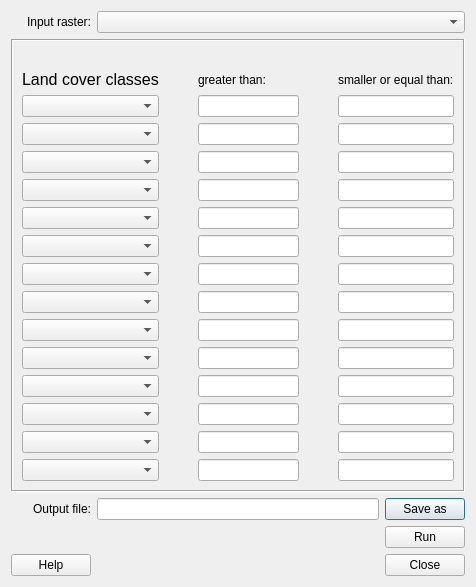
<?xml version="1.0" encoding="UTF-8"?>
<ui version="4.0">
 <class>LandCoverReclassifierDialogBase</class>
 <widget class="QDialog" name="LandCoverReclassifierDialogBase">
  <property name="geometry">
   <rect>
    <x>0</x>
    <y>0</y>
    <width>476</width>
    <height>585</height>
   </rect>
  </property>
  <property name="windowTitle">
   <string>Land Cover Reclassifier</string>
  </property>
  <layout class="QGridLayout" name="gridLayout">
   <item row="0" column="0">
    <widget class="QLabel" name="label_2">
     <property name="text">
      <string>Input raster:</string>
     </property>
     <property name="alignment">
      <set>Qt::AlignRight|Qt::AlignTrailing|Qt::AlignVCenter</set>
     </property>
     <property name="buddy">
      <cstring>comboBox_lcgrid</cstring>
     </property>
    </widget>
   </item>
   <item row="0" column="1" colspan="2">
    <widget class="QComboBox" name="comboBox_lcgrid"/>
   </item>
   <item row="1" column="0" colspan="3">
    <widget class="QFrame" name="frame_2">
     <property name="frameShape">
      <enum>QFrame::Box</enum>
     </property>
     <property name="frameShadow">
      <enum>QFrame::Sunken</enum>
     </property>
     <layout class="QGridLayout" name="gridLayout_2">
      <item row="3" column="0">
       <layout class="QVBoxLayout" name="verticalLayout_6">
        <item>
         <widget class="QComboBox" name="Box_8">
          <item>
           <property name="text">
            <string/>
           </property>
          </item>
          <item>
           <property name="text">
            <string>Paved</string>
           </property>
          </item>
          <item>
           <property name="text">
            <string>Buildings</string>
           </property>
          </item>
          <item>
           <property name="text">
            <string>Evergreen trees</string>
           </property>
          </item>
          <item>
           <property name="text">
            <string>Decidious trees</string>
           </property>
          </item>
          <item>
           <property name="text">
            <string>Grass</string>
           </property>
          </item>
          <item>
           <property name="text">
            <string>Bare soil</string>
           </property>
          </item>
          <item>
           <property name="text">
            <string>Water</string>
           </property>
          </item>
         </widget>
        </item>
        <item>
         <widget class="QComboBox" name="Box_9">
          <item>
           <property name="text">
            <string/>
           </property>
          </item>
          <item>
           <property name="text">
            <string>Paved</string>
           </property>
          </item>
          <item>
           <property name="text">
            <string>Buildings</string>
           </property>
          </item>
          <item>
           <property name="text">
            <string>Evergreen trees</string>
           </property>
          </item>
          <item>
           <property name="text">
            <string>Decidious trees</string>
           </property>
          </item>
          <item>
           <property name="text">
            <string>Grass</string>
           </property>
          </item>
          <item>
           <property name="text">
            <string>Bare soil</string>
           </property>
          </item>
          <item>
           <property name="text">
            <string>Water</string>
           </property>
          </item>
         </widget>
        </item>
        <item>
         <widget class="QComboBox" name="Box_10">
          <item>
           <property name="text">
            <string/>
           </property>
          </item>
          <item>
           <property name="text">
            <string>Paved</string>
           </property>
          </item>
          <item>
           <property name="text">
            <string>Buildings</string>
           </property>
          </item>
          <item>
           <property name="text">
            <string>Evergreen trees</string>
           </property>
          </item>
          <item>
           <property name="text">
            <string>Decidious trees</string>
           </property>
          </item>
          <item>
           <property name="text">
            <string>Grass</string>
           </property>
          </item>
          <item>
           <property name="text">
            <string>Bare soil</string>
           </property>
          </item>
          <item>
           <property name="text">
            <string>Water</string>
           </property>
          </item>
         </widget>
        </item>
        <item>
         <widget class="QComboBox" name="Box_11">
          <item>
           <property name="text">
            <string/>
           </property>
          </item>
          <item>
           <property name="text">
            <string>Paved</string>
           </property>
          </item>
          <item>
           <property name="text">
            <string>Buildings</string>
           </property>
          </item>
          <item>
           <property name="text">
            <string>Evergreen trees</string>
           </property>
          </item>
          <item>
           <property name="text">
            <string>Decidious trees</string>
           </property>
          </item>
          <item>
           <property name="text">
            <string>Grass</string>
           </property>
          </item>
          <item>
           <property name="text">
            <string>Bare soil</string>
           </property>
          </item>
          <item>
           <property name="text">
            <string>Water</string>
           </property>
          </item>
         </widget>
        </item>
        <item>
         <widget class="QComboBox" name="Box_12">
          <item>
           <property name="text">
            <string/>
           </property>
          </item>
          <item>
           <property name="text">
            <string>Paved</string>
           </property>
          </item>
          <item>
           <property name="text">
            <string>Buildings</string>
           </property>
          </item>
          <item>
           <property name="text">
            <string>Evergreen trees</string>
           </property>
          </item>
          <item>
           <property name="text">
            <string>Decidious trees</string>
           </property>
          </item>
          <item>
           <property name="text">
            <string>Grass</string>
           </property>
          </item>
          <item>
           <property name="text">
            <string>Bare soil</string>
           </property>
          </item>
          <item>
           <property name="text">
            <string>Water</string>
           </property>
          </item>
         </widget>
        </item>
        <item>
         <widget class="QComboBox" name="Box_13">
          <item>
           <property name="text">
            <string/>
           </property>
          </item>
          <item>
           <property name="text">
            <string>Paved</string>
           </property>
          </item>
          <item>
           <property name="text">
            <string>Buildings</string>
           </property>
          </item>
          <item>
           <property name="text">
            <string>Evergreen trees</string>
           </property>
          </item>
          <item>
           <property name="text">
            <string>Decidious trees</string>
           </property>
          </item>
          <item>
           <property name="text">
            <string>Grass</string>
           </property>
          </item>
          <item>
           <property name="text">
            <string>Bare soil</string>
           </property>
          </item>
          <item>
           <property name="text">
            <string>Water</string>
           </property>
          </item>
         </widget>
        </item>
        <item>
         <widget class="QComboBox" name="Box_14">
          <item>
           <property name="text">
            <string/>
           </property>
          </item>
          <item>
           <property name="text">
            <string>Paved</string>
           </property>
          </item>
          <item>
           <property name="text">
            <string>Buildings</string>
           </property>
          </item>
          <item>
           <property name="text">
            <string>Evergreen trees</string>
           </property>
          </item>
          <item>
           <property name="text">
            <string>Decidious trees</string>
           </property>
          </item>
          <item>
           <property name="text">
            <string>Grass</string>
           </property>
          </item>
          <item>
           <property name="text">
            <string>Bare soil</string>
           </property>
          </item>
          <item>
           <property name="text">
            <string>Water</string>
           </property>
          </item>
         </widget>
        </item>
       </layout>
      </item>
      <item row="2" column="5">
       <layout class="QVBoxLayout" name="verticalLayout_3">
        <item>
         <widget class="QLineEdit" name="pai_1_s">
          <property name="text">
           <string/>
          </property>
          <property name="alignment">
           <set>Qt::AlignCenter</set>
          </property>
         </widget>
        </item>
        <item>
         <widget class="QLineEdit" name="pai_2_s">
          <property name="text">
           <string/>
          </property>
          <property name="alignment">
           <set>Qt::AlignCenter</set>
          </property>
         </widget>
        </item>
        <item>
         <widget class="QLineEdit" name="pai_3_s">
          <property name="text">
           <string/>
          </property>
          <property name="alignment">
           <set>Qt::AlignCenter</set>
          </property>
         </widget>
        </item>
        <item>
         <widget class="QLineEdit" name="pai_4_s">
          <property name="text">
           <string/>
          </property>
          <property name="alignment">
           <set>Qt::AlignCenter</set>
          </property>
         </widget>
        </item>
        <item>
         <widget class="QLineEdit" name="pai_5_s">
          <property name="text">
           <string/>
          </property>
          <property name="alignment">
           <set>Qt::AlignCenter</set>
          </property>
         </widget>
        </item>
        <item>
         <widget class="QLineEdit" name="pai_6_s">
          <property name="text">
           <string/>
          </property>
          <property name="alignment">
           <set>Qt::AlignCenter</set>
          </property>
         </widget>
        </item>
        <item>
         <widget class="QLineEdit" name="pai_7_s">
          <property name="text">
           <string/>
          </property>
          <property name="alignment">
           <set>Qt::AlignCenter</set>
          </property>
         </widget>
        </item>
       </layout>
      </item>
      <item row="3" column="3">
       <layout class="QVBoxLayout" name="verticalLayout_5">
        <item>
         <widget class="QLineEdit" name="pai_8_g">
          <property name="enabled">
           <bool>true</bool>
          </property>
          <property name="inputMethodHints">
           <set>Qt::ImhNone</set>
          </property>
          <property name="text">
           <string/>
          </property>
          <property name="alignment">
           <set>Qt::AlignCenter</set>
          </property>
         </widget>
        </item>
        <item>
         <widget class="QLineEdit" name="pai_9_g">
          <property name="text">
           <string/>
          </property>
          <property name="alignment">
           <set>Qt::AlignCenter</set>
          </property>
         </widget>
        </item>
        <item>
         <widget class="QLineEdit" name="pai_10_g">
          <property name="text">
           <string/>
          </property>
          <property name="alignment">
           <set>Qt::AlignCenter</set>
          </property>
         </widget>
        </item>
        <item>
         <widget class="QLineEdit" name="pai_11_g">
          <property name="text">
           <string/>
          </property>
          <property name="alignment">
           <set>Qt::AlignCenter</set>
          </property>
         </widget>
        </item>
        <item>
         <widget class="QLineEdit" name="pai_12_g">
          <property name="text">
           <string/>
          </property>
          <property name="alignment">
           <set>Qt::AlignCenter</set>
          </property>
         </widget>
        </item>
        <item>
         <widget class="QLineEdit" name="pai_13_g">
          <property name="text">
           <string/>
          </property>
          <property name="alignment">
           <set>Qt::AlignCenter</set>
          </property>
         </widget>
        </item>
        <item>
         <widget class="QLineEdit" name="pai_14_g">
          <property name="text">
           <string/>
          </property>
          <property name="alignment">
           <set>Qt::AlignCenter</set>
          </property>
         </widget>
        </item>
       </layout>
      </item>
      <item row="3" column="5">
       <layout class="QVBoxLayout" name="verticalLayout_4">
        <item>
         <widget class="QLineEdit" name="pai_8_s">
          <property name="text">
           <string/>
          </property>
          <property name="alignment">
           <set>Qt::AlignCenter</set>
          </property>
         </widget>
        </item>
        <item>
         <widget class="QLineEdit" name="pai_9_s">
          <property name="text">
           <string/>
          </property>
          <property name="alignment">
           <set>Qt::AlignCenter</set>
          </property>
         </widget>
        </item>
        <item>
         <widget class="QLineEdit" name="pai_10_s">
          <property name="text">
           <string/>
          </property>
          <property name="alignment">
           <set>Qt::AlignCenter</set>
          </property>
         </widget>
        </item>
        <item>
         <widget class="QLineEdit" name="pai_11_s">
          <property name="text">
           <string/>
          </property>
          <property name="alignment">
           <set>Qt::AlignCenter</set>
          </property>
         </widget>
        </item>
        <item>
         <widget class="QLineEdit" name="pai_12_s">
          <property name="text">
           <string/>
          </property>
          <property name="alignment">
           <set>Qt::AlignCenter</set>
          </property>
         </widget>
        </item>
        <item>
         <widget class="QLineEdit" name="pai_13_s">
          <property name="text">
           <string/>
          </property>
          <property name="alignment">
           <set>Qt::AlignCenter</set>
          </property>
         </widget>
        </item>
        <item>
         <widget class="QLineEdit" name="pai_7_s_2">
          <property name="text">
           <string/>
          </property>
          <property name="alignment">
           <set>Qt::AlignCenter</set>
          </property>
         </widget>
        </item>
       </layout>
      </item>
      <item row="2" column="0">
       <layout class="QVBoxLayout" name="verticalLayout">
        <item>
         <widget class="QComboBox" name="Box_1">
          <item>
           <property name="text">
            <string/>
           </property>
          </item>
          <item>
           <property name="text">
            <string>Paved</string>
           </property>
          </item>
          <item>
           <property name="text">
            <string>Buildings</string>
           </property>
          </item>
          <item>
           <property name="text">
            <string>Evergreen trees</string>
           </property>
          </item>
          <item>
           <property name="text">
            <string>Decidious trees</string>
           </property>
          </item>
          <item>
           <property name="text">
            <string>Grass</string>
           </property>
          </item>
          <item>
           <property name="text">
            <string>Bare soil</string>
           </property>
          </item>
          <item>
           <property name="text">
            <string>Water</string>
           </property>
          </item>
         </widget>
        </item>
        <item>
         <widget class="QComboBox" name="Box_2">
          <item>
           <property name="text">
            <string/>
           </property>
          </item>
          <item>
           <property name="text">
            <string>Paved</string>
           </property>
          </item>
          <item>
           <property name="text">
            <string>Buildings</string>
           </property>
          </item>
          <item>
           <property name="text">
            <string>Evergreen trees</string>
           </property>
          </item>
          <item>
           <property name="text">
            <string>Decidious trees</string>
           </property>
          </item>
          <item>
           <property name="text">
            <string>Grass</string>
           </property>
          </item>
          <item>
           <property name="text">
            <string>Bare soil</string>
           </property>
          </item>
          <item>
           <property name="text">
            <string>Water</string>
           </property>
          </item>
         </widget>
        </item>
        <item>
         <widget class="QComboBox" name="Box_3">
          <item>
           <property name="text">
            <string/>
           </property>
          </item>
          <item>
           <property name="text">
            <string>Paved</string>
           </property>
          </item>
          <item>
           <property name="text">
            <string>Buildings</string>
           </property>
          </item>
          <item>
           <property name="text">
            <string>Evergreen trees</string>
           </property>
          </item>
          <item>
           <property name="text">
            <string>Decidious trees</string>
           </property>
          </item>
          <item>
           <property name="text">
            <string>Grass</string>
           </property>
          </item>
          <item>
           <property name="text">
            <string>Bare soil</string>
           </property>
          </item>
          <item>
           <property name="text">
            <string>Water</string>
           </property>
          </item>
         </widget>
        </item>
        <item>
         <widget class="QComboBox" name="Box_4">
          <item>
           <property name="text">
            <string/>
           </property>
          </item>
          <item>
           <property name="text">
            <string>Paved</string>
           </property>
          </item>
          <item>
           <property name="text">
            <string>Buildings</string>
           </property>
          </item>
          <item>
           <property name="text">
            <string>Evergreen trees</string>
           </property>
          </item>
          <item>
           <property name="text">
            <string>Decidious trees</string>
           </property>
          </item>
          <item>
           <property name="text">
            <string>Grass</string>
           </property>
          </item>
          <item>
           <property name="text">
            <string>Bare soil</string>
           </property>
          </item>
          <item>
           <property name="text">
            <string>Water</string>
           </property>
          </item>
         </widget>
        </item>
        <item>
         <widget class="QComboBox" name="Box_5">
          <item>
           <property name="text">
            <string/>
           </property>
          </item>
          <item>
           <property name="text">
            <string>Paved</string>
           </property>
          </item>
          <item>
           <property name="text">
            <string>Buildings</string>
           </property>
          </item>
          <item>
           <property name="text">
            <string>Evergreen trees</string>
           </property>
          </item>
          <item>
           <property name="text">
            <string>Decidious trees</string>
           </property>
          </item>
          <item>
           <property name="text">
            <string>Grass</string>
           </property>
          </item>
          <item>
           <property name="text">
            <string>Bare soil</string>
           </property>
          </item>
          <item>
           <property name="text">
            <string>Water</string>
           </property>
          </item>
         </widget>
        </item>
        <item>
         <widget class="QComboBox" name="Box_6">
          <item>
           <property name="text">
            <string/>
           </property>
          </item>
          <item>
           <property name="text">
            <string>Paved</string>
           </property>
          </item>
          <item>
           <property name="text">
            <string>Buildings</string>
           </property>
          </item>
          <item>
           <property name="text">
            <string>Evergreen trees</string>
           </property>
          </item>
          <item>
           <property name="text">
            <string>Decidious trees</string>
           </property>
          </item>
          <item>
           <property name="text">
            <string>Grass</string>
           </property>
          </item>
          <item>
           <property name="text">
            <string>Bare soil</string>
           </property>
          </item>
          <item>
           <property name="text">
            <string>Water</string>
           </property>
          </item>
         </widget>
        </item>
        <item>
         <widget class="QComboBox" name="Box_7">
          <item>
           <property name="text">
            <string/>
           </property>
          </item>
          <item>
           <property name="text">
            <string>Paved</string>
           </property>
          </item>
          <item>
           <property name="text">
            <string>Buildings</string>
           </property>
          </item>
          <item>
           <property name="text">
            <string>Evergreen trees</string>
           </property>
          </item>
          <item>
           <property name="text">
            <string>Decidious trees</string>
           </property>
          </item>
          <item>
           <property name="text">
            <string>Grass</string>
           </property>
          </item>
          <item>
           <property name="text">
            <string>Bare soil</string>
           </property>
          </item>
          <item>
           <property name="text">
            <string>Water</string>
           </property>
          </item>
         </widget>
        </item>
       </layout>
      </item>
      <item row="2" column="3">
       <layout class="QVBoxLayout" name="verticalLayout_2">
        <item>
         <widget class="QLineEdit" name="pai_1_g">
          <property name="enabled">
           <bool>true</bool>
          </property>
          <property name="inputMethodHints">
           <set>Qt::ImhNone</set>
          </property>
          <property name="text">
           <string/>
          </property>
          <property name="alignment">
           <set>Qt::AlignCenter</set>
          </property>
         </widget>
        </item>
        <item>
         <widget class="QLineEdit" name="pai_2_g">
          <property name="text">
           <string/>
          </property>
          <property name="alignment">
           <set>Qt::AlignCenter</set>
          </property>
         </widget>
        </item>
        <item>
         <widget class="QLineEdit" name="pai_3_g">
          <property name="text">
           <string/>
          </property>
          <property name="alignment">
           <set>Qt::AlignCenter</set>
          </property>
         </widget>
        </item>
        <item>
         <widget class="QLineEdit" name="pai_4_g">
          <property name="text">
           <string/>
          </property>
          <property name="alignment">
           <set>Qt::AlignCenter</set>
          </property>
         </widget>
        </item>
        <item>
         <widget class="QLineEdit" name="pai_5_g">
          <property name="text">
           <string/>
          </property>
          <property name="alignment">
           <set>Qt::AlignCenter</set>
          </property>
         </widget>
        </item>
        <item>
         <widget class="QLineEdit" name="pai_6_g">
          <property name="text">
           <string/>
          </property>
          <property name="alignment">
           <set>Qt::AlignCenter</set>
          </property>
         </widget>
        </item>
        <item>
         <widget class="QLineEdit" name="pai_7_g">
          <property name="text">
           <string/>
          </property>
          <property name="alignment">
           <set>Qt::AlignCenter</set>
          </property>
         </widget>
        </item>
       </layout>
      </item>
      <item row="1" column="5">
       <widget class="QLabel" name="label_4">
        <property name="text">
         <string>smaller or equal than:</string>
        </property>
        <property name="buddy">
         <cstring>comboBox_lcgrid</cstring>
        </property>
       </widget>
      </item>
      <item row="1" column="3">
       <widget class="QLabel" name="label_3">
        <property name="text">
         <string>greater than:</string>
        </property>
        <property name="buddy">
         <cstring>comboBox_lcgrid</cstring>
        </property>
       </widget>
      </item>
      <item row="1" column="0">
       <widget class="QLabel" name="label_14">
        <property name="text">
         <string>&lt;!DOCTYPE HTML PUBLIC &quot;-//W3C//DTD HTML 4.0//EN&quot; &quot;http://www.w3.org/TR/REC-html40/strict.dtd&quot;&gt;
&lt;html&gt;&lt;head&gt;&lt;meta name=&quot;qrichtext&quot; content=&quot;1&quot; /&gt;&lt;style type=&quot;text/css&quot;&gt;
p, li { white-space: pre-wrap; }
&lt;/style&gt;&lt;/head&gt;&lt;body style=&quot; font-family:'MS Shell Dlg 2'; font-size:8pt; font-weight:400; font-style:normal;&quot;&gt;
&lt;p style=&quot; margin-top:0px; margin-bottom:0px; margin-left:0px; margin-right:0px; -qt-block-indent:0; text-indent:0px;&quot;&gt;&lt;span style=&quot; font-size:12pt;&quot;&gt;Land cover classes&lt;/span&gt;&lt;/p&gt;&lt;/body&gt;&lt;/html&gt;</string>
        </property>
       </widget>
      </item>
      <item row="0" column="4">
       <spacer name="horizontalSpacer_2">
        <property name="orientation">
         <enum>Qt::Horizontal</enum>
        </property>
        <property name="sizeHint" stdset="0">
         <size>
          <width>40</width>
          <height>20</height>
         </size>
        </property>
       </spacer>
      </item>
      <item row="0" column="1">
       <spacer name="horizontalSpacer">
        <property name="orientation">
         <enum>Qt::Horizontal</enum>
        </property>
        <property name="sizeHint" stdset="0">
         <size>
          <width>40</width>
          <height>20</height>
         </size>
        </property>
       </spacer>
      </item>
     </layout>
    </widget>
   </item>
   <item row="2" column="0">
    <widget class="QLabel" name="label_6">
     <property name="text">
      <string>Output file:</string>
     </property>
     <property name="alignment">
      <set>Qt::AlignRight|Qt::AlignTrailing|Qt::AlignVCenter</set>
     </property>
    </widget>
   </item>
   <item row="2" column="1">
    <widget class="QLineEdit" name="textOutput"/>
   </item>
   <item row="2" column="2">
    <widget class="QPushButton" name="pushButtonSave">
     <property name="text">
      <string>Save as</string>
     </property>
    </widget>
   </item>
   <item row="3" column="2">
    <widget class="QPushButton" name="runButton">
     <property name="text">
      <string>Run</string>
     </property>
    </widget>
   </item>
   <item row="4" column="0">
    <widget class="QPushButton" name="helpButton">
     <property name="text">
      <string>Help</string>
     </property>
    </widget>
   </item>
   <item row="4" column="2">
    <widget class="QPushButton" name="closeButton">
     <property name="enabled">
      <bool>true</bool>
     </property>
     <property name="text">
      <string>Close</string>
     </property>
    </widget>
   </item>
  </layout>
 </widget>
 <resources/>
 <connections>
  <connection>
   <sender>closeButton</sender>
   <signal>clicked()</signal>
   <receiver>LandCoverReclassifierDialogBase</receiver>
   <slot>accept()</slot>
   <hints>
    <hint type="sourcelabel">
     <x>466</x>
     <y>575</y>
    </hint>
    <hint type="destinationlabel">
     <x>199</x>
     <y>180</y>
    </hint>
   </hints>
  </connection>
 </connections>
</ui>
